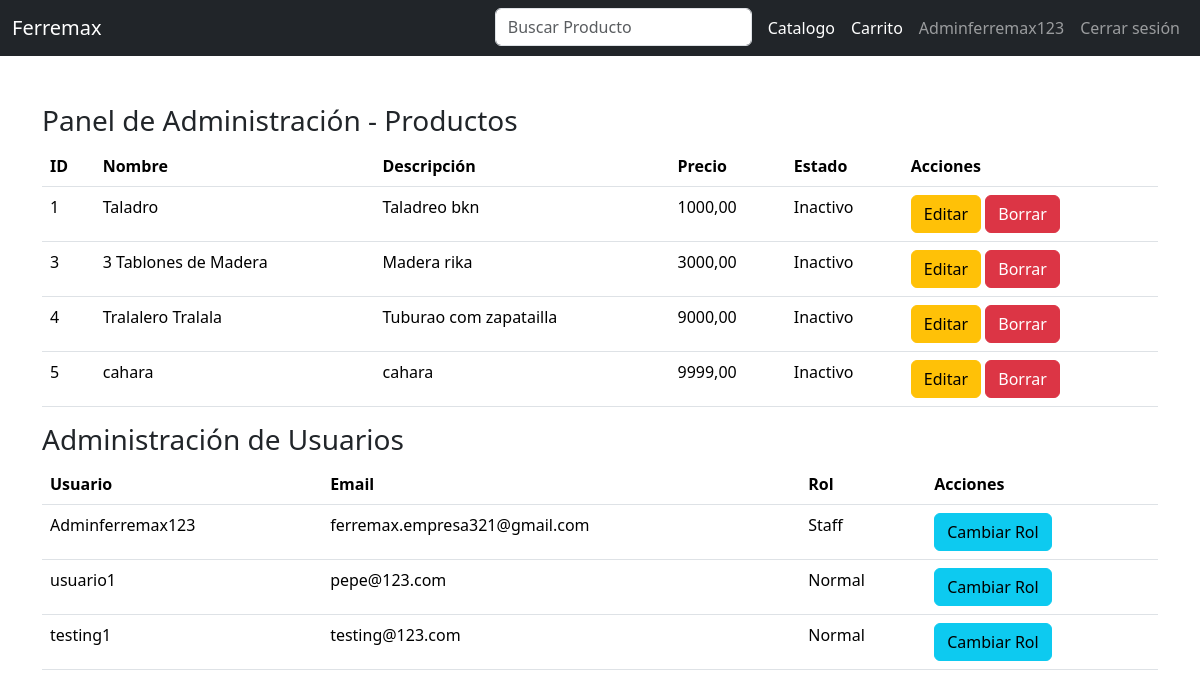
Page /admin-index/ (signed in) on the committed database.
### home/models.py (models this page shows, shortened)
class Producto(models.Model):
    nombre = models.CharField(max_length=100)
    precio = models.DecimalField(max_digits=10, decimal_places=2)
    descripcion = models.TextField()
    stock = models.IntegerField()
    imagen_url = models.URLField(null=True, blank=True)

### admin_crud_rol/views.py (the view)
# urls.py: path('admin-index/', admin_view, name='admin-index'),
@user_passes_test(lambda u: u.is_staff)
def admin_view(request):
    productos = Producto.objects.all()  # Obtener todos los productos
    usuarios = User.objects.all()  # Obtener todos los usuarios
    return render(request, 'admin/admin-index.html', {'productos': productos, 'usuarios': usuarios})

### admin_crud_rol/templates/admin/admin-index.html (shortened to what this page needs)
{% load static %}
<!DOCTYPE html>
<html lang="es">
<head>
    <link href="https://cdn.jsdelivr.net/npm/bootstrap@5.3.5/dist/css/bootstrap.min.css" rel="stylesheet">
</head>
<body>
    {% include 'home/navbar.html' %}
    <div class="container mt-5">
        <h3>Panel de Administración - Productos</h3>
        <table class="table">
            <thead>
                <tr>
                    <th>ID</th>
                    <th>Nombre</th>
                    <th>Descripción</th>
                    <th>Precio</th>
                    <th>Estado</th>
                    <th>Acciones</th>
                </tr>
            </thead>
            <tbody>
                {% for producto in productos %}
                <tr>
                    <td>{{ producto.id }}</td>
                    <td>{{ producto.nombre }}</td>
                    <td>{{ producto.descripcion }}</td>
                    <td>{{ producto.precio }}</td>
                    <td>{{ producto.activo|yesno:"Activo,Inactivo" }}</td>
                    <td>
                        <a href="#" class="btn btn-warning">Editar</a>
                        <form action="{% url 'producto_detail' producto.id %}" method="post" style="display:inline;">
                            <button type="submit" class="btn btn-danger">Borrar</button>
                        </form>
                    </td>
                </tr>
                {% endfor %}
            </tbody>
        </table>
        <h3>Administración de Usuarios</h3>
        <table class="table">
            <thead>
                <tr>
                    <th>Usuario</th>
                    <th>Email</th>
                    <th>Rol</th>
                    <th>Acciones</th>
                </tr>
            </thead>
            <tbody>
                {% for user in usuarios %}
                <tr>
                    <td>{{ user.username }}</td>
                    <td>{{ user.email }}</td>
                    <td>{{ user.is_staff|yesno:"Staff,Normal" }}</td>
                    <td>
                        <form action="{% url 'user_admin' user.id %}" method="post" style="display:inline;">
                            <button type="submit" class="btn btn-info">Cambiar Rol</button>
                        </form>
                    </td>
                </tr>
                {% endfor %}
            </tbody>
        </table>
    </div>
</body>
</html>

### home/templates/home/navbar.html (shortened to what this page needs)
<nav class="navbar navbar-expand-lg navbar-dark bg-dark">
  <div class="container-fluid">
    <a class="navbar-brand" href="/">Ferremax</a>
    <div class="collapse navbar-collapse" id="navbarNav">
      <ul class="navbar-nav ms-auto">
          <li class="nav-item">
            <form class="d-flex" role="search">
              <input class="form-control me-2" type="search" placeholder="Buscar Producto" aria-label="Search">
            </form>
          </li>
          <li class="nav-item">
            <a class="nav-link active" href="{% url 'catalogo' %}">Catalogo</a>
          </li>
        {% if request.user.is_authenticated %}
          <li class="nav-item">
            <a class="nav-link active" href="{% url 'vista_carrito' %}">Carrito</a>
          </li>
          <li class="nav-item">
            <span class="nav-link" id="username">{{ request.user.username }}</span>
          </li>
          <li class="nav-item">
            <form action="{% url 'logout' %}" method="POST">
              <button type="submit" class="nav-link btn btn-link">Cerrar sesión</button>
            </form>
          </li>
        {% endif %}
      </ul>
    </div>
  </div>
</nav>

### rows in the picture
Producto: id "1", nombre "Taladro", descripcion "Taladreo bkn", precio "1000,00", activo "Inactivo"
Producto: id "3", nombre "3 Tablones de Madera", descripcion "Madera rika", precio "3000,00", activo "Inactivo"
Producto: id "4", nombre "Tralalero Tralala", descripcion "Tuburao com zapatailla", precio "9000,00", activo "Inactivo"
Producto: id "5", nombre "cahara", descripcion "cahara", precio "9999,00", activo "Inactivo"

### other values in the picture
{{ request.user.username }} "Adminferremax123"
{{ user.username }} "Adminferremax123"
{{ user.email }} "ferremax.empresa321@gmail.com"
{{ user.is_staff|yesno:"Staff,Normal" }} "Staff"
{{ user.username }} "usuario1"
{{ user.email }} "pepe@123.com"
{{ user.is_staff|yesno:"Staff,Normal" }} "Normal"
{{ user.username }} "testing1"
{{ user.email }} "testing@123.com"
